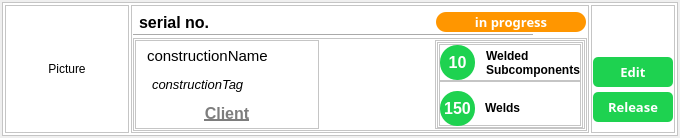
<?xml version="1.0" encoding="UTF-8"?>
<ui version="4.0">
 <class>Form</class>
 <widget class="QWidget" name="Form">
  <property name="geometry">
   <rect>
    <x>0</x>
    <y>0</y>
    <width>680</width>
    <height>138</height>
   </rect>
  </property>
  <property name="sizePolicy">
   <sizepolicy hsizetype="Minimum" vsizetype="Minimum">
    <horstretch>0</horstretch>
    <verstretch>0</verstretch>
   </sizepolicy>
  </property>
  <property name="minimumSize">
   <size>
    <width>680</width>
    <height>135</height>
   </size>
  </property>
  <property name="windowTitle">
   <string>Form</string>
  </property>
  <property name="styleSheet">
   <string notr="true">QFrame{
background-color: rgb(255, 255, 255);
}
#mainFrame::hover { 
	border-width: 3px;
 	 border-style: solid;
 	 border-color: rgb(30, 210, 80);
}

QPushButton{
	background-color: rgb(30, 210, 80);
	color: rgb(255, 255, 255);
	border-radius: 5px;
}
</string>
  </property>
  <layout class="QHBoxLayout" name="horizontalLayout">
   <property name="spacing">
    <number>2</number>
   </property>
   <property name="leftMargin">
    <number>2</number>
   </property>
   <property name="topMargin">
    <number>2</number>
   </property>
   <property name="rightMargin">
    <number>2</number>
   </property>
   <property name="bottomMargin">
    <number>2</number>
   </property>
   <item>
    <widget class="QFrame" name="mainFrame">
     <property name="frameShape">
      <enum>QFrame::StyledPanel</enum>
     </property>
     <property name="frameShadow">
      <enum>QFrame::Raised</enum>
     </property>
     <layout class="QHBoxLayout" name="horizontalLayout_2">
      <property name="spacing">
       <number>2</number>
      </property>
      <property name="leftMargin">
       <number>2</number>
      </property>
      <property name="topMargin">
       <number>2</number>
      </property>
      <property name="rightMargin">
       <number>2</number>
      </property>
      <property name="bottomMargin">
       <number>2</number>
      </property>
      <item alignment="Qt::AlignLeft">
       <widget class="QFrame" name="frame">
        <property name="frameShape">
         <enum>QFrame::StyledPanel</enum>
        </property>
        <property name="frameShadow">
         <enum>QFrame::Raised</enum>
        </property>
        <layout class="QVBoxLayout" name="verticalLayout">
         <property name="spacing">
          <number>1</number>
         </property>
         <property name="leftMargin">
          <number>1</number>
         </property>
         <property name="topMargin">
          <number>1</number>
         </property>
         <property name="rightMargin">
          <number>1</number>
         </property>
         <property name="bottomMargin">
          <number>1</number>
         </property>
         <item alignment="Qt::AlignHCenter|Qt::AlignVCenter">
          <widget class="QLabel" name="constructionPicture">
           <property name="minimumSize">
            <size>
             <width>120</width>
             <height>120</height>
            </size>
           </property>
           <property name="text">
            <string>Picture</string>
           </property>
           <property name="alignment">
            <set>Qt::AlignCenter</set>
           </property>
          </widget>
         </item>
        </layout>
       </widget>
      </item>
      <item>
       <widget class="QFrame" name="frame_10">
        <property name="minimumSize">
         <size>
          <width>300</width>
          <height>0</height>
         </size>
        </property>
        <property name="frameShape">
         <enum>QFrame::StyledPanel</enum>
        </property>
        <property name="frameShadow">
         <enum>QFrame::Raised</enum>
        </property>
        <layout class="QVBoxLayout" name="verticalLayout_5">
         <property name="spacing">
          <number>1</number>
         </property>
         <property name="leftMargin">
          <number>1</number>
         </property>
         <property name="topMargin">
          <number>1</number>
         </property>
         <property name="rightMargin">
          <number>1</number>
         </property>
         <property name="bottomMargin">
          <number>1</number>
         </property>
         <item>
          <widget class="QFrame" name="frame_11">
           <property name="frameShape">
            <enum>QFrame::NoFrame</enum>
           </property>
           <property name="frameShadow">
            <enum>QFrame::Plain</enum>
           </property>
           <property name="lineWidth">
            <number>1</number>
           </property>
           <property name="midLineWidth">
            <number>0</number>
           </property>
           <layout class="QHBoxLayout" name="horizontalLayout_7">
            <property name="leftMargin">
             <number>1</number>
            </property>
            <property name="topMargin">
             <number>5</number>
            </property>
            <property name="rightMargin">
             <number>1</number>
            </property>
            <property name="bottomMargin">
             <number>1</number>
            </property>
            <item>
             <widget class="QLabel" name="seriesSize">
              <property name="minimumSize">
               <size>
                <width>180</width>
                <height>20</height>
               </size>
              </property>
              <property name="font">
               <font>
                <family>MS Shell Dlg 2</family>
                <pointsize>12</pointsize>
                <weight>75</weight>
                <italic>false</italic>
                <bold>true</bold>
               </font>
              </property>
              <property name="styleSheet">
               <string notr="true">font: 75 bold 12pt &quot;MS Shell Dlg 2&quot;;</string>
              </property>
              <property name="text">
               <string>serial no.</string>
              </property>
              <property name="indent">
               <number>5</number>
              </property>
             </widget>
            </item>
            <item alignment="Qt::AlignRight">
             <widget class="QLabel" name="stateLbl">
              <property name="sizePolicy">
               <sizepolicy hsizetype="Minimum" vsizetype="Preferred">
                <horstretch>0</horstretch>
                <verstretch>0</verstretch>
               </sizepolicy>
              </property>
              <property name="minimumSize">
               <size>
                <width>150</width>
                <height>0</height>
               </size>
              </property>
              <property name="font">
               <font>
                <family>Microsoft YaHei</family>
                <pointsize>10</pointsize>
                <weight>75</weight>
                <bold>true</bold>
               </font>
              </property>
              <property name="styleSheet">
               <string notr="true">border-radius: 10px;
background-color: rgb(255, 150, 0);
color: rgb(255, 255, 255);</string>
              </property>
              <property name="text">
               <string>in progress</string>
              </property>
              <property name="alignment">
               <set>Qt::AlignCenter</set>
              </property>
              <property name="indent">
               <number>0</number>
              </property>
             </widget>
            </item>
           </layout>
          </widget>
         </item>
         <item>
          <widget class="Line" name="nameLine">
           <property name="maximumSize">
            <size>
             <width>400</width>
             <height>16777215</height>
            </size>
           </property>
           <property name="styleSheet">
            <string notr="true">color: rgb(30, 210, 80);</string>
           </property>
           <property name="frameShadow">
            <enum>QFrame::Sunken</enum>
           </property>
           <property name="lineWidth">
            <number>1</number>
           </property>
           <property name="orientation">
            <enum>Qt::Horizontal</enum>
           </property>
          </widget>
         </item>
         <item>
          <widget class="QFrame" name="frame_2">
           <property name="sizePolicy">
            <sizepolicy hsizetype="Expanding" vsizetype="Preferred">
             <horstretch>0</horstretch>
             <verstretch>0</verstretch>
            </sizepolicy>
           </property>
           <property name="frameShape">
            <enum>QFrame::StyledPanel</enum>
           </property>
           <property name="frameShadow">
            <enum>QFrame::Raised</enum>
           </property>
           <layout class="QHBoxLayout" name="horizontalLayout_3">
            <property name="spacing">
             <number>1</number>
            </property>
            <property name="leftMargin">
             <number>1</number>
            </property>
            <property name="topMargin">
             <number>1</number>
            </property>
            <property name="rightMargin">
             <number>1</number>
            </property>
            <property name="bottomMargin">
             <number>1</number>
            </property>
            <item>
             <widget class="QFrame" name="frame_4">
              <property name="frameShape">
               <enum>QFrame::StyledPanel</enum>
              </property>
              <property name="frameShadow">
               <enum>QFrame::Raised</enum>
              </property>
              <layout class="QVBoxLayout" name="verticalLayout_2">
               <property name="spacing">
                <number>1</number>
               </property>
               <property name="leftMargin">
                <number>1</number>
               </property>
               <property name="topMargin">
                <number>1</number>
               </property>
               <property name="rightMargin">
                <number>1</number>
               </property>
               <property name="bottomMargin">
                <number>1</number>
               </property>
               <item>
                <widget class="QLabel" name="constructionName">
                 <property name="sizePolicy">
                  <sizepolicy hsizetype="Expanding" vsizetype="Preferred">
                   <horstretch>0</horstretch>
                   <verstretch>0</verstretch>
                  </sizepolicy>
                 </property>
                 <property name="minimumSize">
                  <size>
                   <width>180</width>
                   <height>20</height>
                  </size>
                 </property>
                 <property name="font">
                  <font>
                   <pointsize>11</pointsize>
                   <weight>50</weight>
                   <bold>false</bold>
                  </font>
                 </property>
                 <property name="text">
                  <string>constructionName</string>
                 </property>
                 <property name="indent">
                  <number>10</number>
                 </property>
                </widget>
               </item>
               <item>
                <widget class="QLabel" name="constructionTag">
                 <property name="minimumSize">
                  <size>
                   <width>180</width>
                   <height>20</height>
                  </size>
                 </property>
                 <property name="font">
                  <font>
                   <pointsize>10</pointsize>
                   <italic>true</italic>
                  </font>
                 </property>
                 <property name="text">
                  <string>constructionTag</string>
                 </property>
                 <property name="indent">
                  <number>15</number>
                 </property>
                </widget>
               </item>
               <item>
                <widget class="QLabel" name="clientLbl">
                 <property name="font">
                  <font>
                   <pointsize>12</pointsize>
                   <weight>75</weight>
                   <bold>true</bold>
                   <underline>true</underline>
                  </font>
                 </property>
                 <property name="styleSheet">
                  <string notr="true">color: rgb(125, 125, 125);</string>
                 </property>
                 <property name="text">
                  <string>Client</string>
                 </property>
                 <property name="textFormat">
                  <enum>Qt::AutoText</enum>
                 </property>
                 <property name="alignment">
                  <set>Qt::AlignCenter</set>
                 </property>
                 <property name="indent">
                  <number>5</number>
                 </property>
                </widget>
               </item>
              </layout>
             </widget>
            </item>
            <item>
             <spacer name="horizontalSpacer">
              <property name="orientation">
               <enum>Qt::Horizontal</enum>
              </property>
              <property name="sizeHint" stdset="0">
               <size>
                <width>40</width>
                <height>20</height>
               </size>
              </property>
             </spacer>
            </item>
            <item>
             <widget class="QFrame" name="frame_5">
              <property name="sizePolicy">
               <sizepolicy hsizetype="Expanding" vsizetype="Expanding">
                <horstretch>0</horstretch>
                <verstretch>0</verstretch>
               </sizepolicy>
              </property>
              <property name="frameShape">
               <enum>QFrame::StyledPanel</enum>
              </property>
              <property name="frameShadow">
               <enum>QFrame::Raised</enum>
              </property>
              <layout class="QHBoxLayout" name="horizontalLayout_4">
               <property name="spacing">
                <number>20</number>
               </property>
               <property name="leftMargin">
                <number>1</number>
               </property>
               <property name="topMargin">
                <number>1</number>
               </property>
               <property name="rightMargin">
                <number>1</number>
               </property>
               <property name="bottomMargin">
                <number>0</number>
               </property>
               <item>
                <widget class="QFrame" name="frame_6">
                 <property name="frameShape">
                  <enum>QFrame::StyledPanel</enum>
                 </property>
                 <property name="frameShadow">
                  <enum>QFrame::Raised</enum>
                 </property>
                 <layout class="QVBoxLayout" name="verticalLayout_4">
                  <property name="spacing">
                   <number>0</number>
                  </property>
                  <property name="leftMargin">
                   <number>1</number>
                  </property>
                  <property name="topMargin">
                   <number>1</number>
                  </property>
                  <property name="rightMargin">
                   <number>1</number>
                  </property>
                  <property name="bottomMargin">
                   <number>1</number>
                  </property>
                  <item>
                   <widget class="QFrame" name="frame_8">
                    <property name="frameShape">
                     <enum>QFrame::StyledPanel</enum>
                    </property>
                    <property name="frameShadow">
                     <enum>QFrame::Raised</enum>
                    </property>
                    <layout class="QHBoxLayout" name="horizontalLayout_5">
                     <property name="spacing">
                      <number>6</number>
                     </property>
                     <property name="leftMargin">
                      <number>0</number>
                     </property>
                     <property name="topMargin">
                      <number>0</number>
                     </property>
                     <property name="rightMargin">
                      <number>0</number>
                     </property>
                     <property name="bottomMargin">
                      <number>0</number>
                     </property>
                     <item>
                      <widget class="QLabel" name="subsAmountLbl">
                       <property name="sizePolicy">
                        <sizepolicy hsizetype="Fixed" vsizetype="Preferred">
                         <horstretch>0</horstretch>
                         <verstretch>0</verstretch>
                        </sizepolicy>
                       </property>
                       <property name="minimumSize">
                        <size>
                         <width>35</width>
                         <height>35</height>
                        </size>
                       </property>
                       <property name="sizeIncrement">
                        <size>
                         <width>0</width>
                         <height>0</height>
                        </size>
                       </property>
                       <property name="font">
                        <font>
                         <pointsize>12</pointsize>
                         <weight>75</weight>
                         <italic>false</italic>
                         <bold>true</bold>
                        </font>
                       </property>
                       <property name="styleSheet">
                        <string notr="true">border-radius: 17px;
background-color: rgb(30, 210, 80);
color: rgb(255, 255, 255);</string>
                       </property>
                       <property name="text">
                        <string>10</string>
                       </property>
                       <property name="scaledContents">
                        <bool>true</bool>
                       </property>
                       <property name="alignment">
                        <set>Qt::AlignCenter</set>
                       </property>
                      </widget>
                     </item>
                     <item>
                      <widget class="QLabel" name="label_3">
                       <property name="sizePolicy">
                        <sizepolicy hsizetype="Preferred" vsizetype="Preferred">
                         <horstretch>0</horstretch>
                         <verstretch>0</verstretch>
                        </sizepolicy>
                       </property>
                       <property name="font">
                        <font>
                         <pointsize>9</pointsize>
                         <weight>75</weight>
                         <italic>false</italic>
                         <bold>true</bold>
                        </font>
                       </property>
                       <property name="text">
                        <string>Welded 
Subcomponents</string>
                       </property>
                       <property name="indent">
                        <number>5</number>
                       </property>
                      </widget>
                     </item>
                    </layout>
                   </widget>
                  </item>
                  <item>
                   <widget class="QFrame" name="frame_9">
                    <property name="frameShape">
                     <enum>QFrame::StyledPanel</enum>
                    </property>
                    <property name="frameShadow">
                     <enum>QFrame::Raised</enum>
                    </property>
                    <layout class="QHBoxLayout" name="horizontalLayout_6">
                     <property name="spacing">
                      <number>5</number>
                     </property>
                     <property name="leftMargin">
                      <number>0</number>
                     </property>
                     <property name="rightMargin">
                      <number>0</number>
                     </property>
                     <property name="bottomMargin">
                      <number>0</number>
                     </property>
                     <item>
                      <widget class="QLabel" name="weldsAmountLbl">
                       <property name="sizePolicy">
                        <sizepolicy hsizetype="Fixed" vsizetype="Preferred">
                         <horstretch>0</horstretch>
                         <verstretch>0</verstretch>
                        </sizepolicy>
                       </property>
                       <property name="minimumSize">
                        <size>
                         <width>35</width>
                         <height>35</height>
                        </size>
                       </property>
                       <property name="font">
                        <font>
                         <pointsize>12</pointsize>
                         <weight>75</weight>
                         <italic>false</italic>
                         <bold>true</bold>
                        </font>
                       </property>
                       <property name="styleSheet">
                        <string notr="true">border-radius: 17px;
background-color: rgb(30, 210, 80);
color: rgb(255, 255, 255);</string>
                       </property>
                       <property name="text">
                        <string>150</string>
                       </property>
                       <property name="scaledContents">
                        <bool>true</bool>
                       </property>
                       <property name="alignment">
                        <set>Qt::AlignCenter</set>
                       </property>
                      </widget>
                     </item>
                     <item>
                      <widget class="QLabel" name="label_5">
                       <property name="sizePolicy">
                        <sizepolicy hsizetype="Preferred" vsizetype="Preferred">
                         <horstretch>0</horstretch>
                         <verstretch>0</verstretch>
                        </sizepolicy>
                       </property>
                       <property name="font">
                        <font>
                         <pointsize>9</pointsize>
                         <weight>75</weight>
                         <italic>false</italic>
                         <bold>true</bold>
                        </font>
                       </property>
                       <property name="text">
                        <string>Welds</string>
                       </property>
                       <property name="indent">
                        <number>5</number>
                       </property>
                      </widget>
                     </item>
                    </layout>
                   </widget>
                  </item>
                 </layout>
                </widget>
               </item>
              </layout>
             </widget>
            </item>
           </layout>
          </widget>
         </item>
        </layout>
       </widget>
      </item>
      <item>
       <widget class="QFrame" name="frame_3">
        <property name="frameShape">
         <enum>QFrame::StyledPanel</enum>
        </property>
        <property name="frameShadow">
         <enum>QFrame::Raised</enum>
        </property>
        <layout class="QVBoxLayout" name="verticalLayout_3">
         <property name="spacing">
          <number>5</number>
         </property>
         <property name="leftMargin">
          <number>1</number>
         </property>
         <property name="topMargin">
          <number>10</number>
         </property>
         <property name="rightMargin">
          <number>1</number>
         </property>
         <property name="bottomMargin">
          <number>10</number>
         </property>
         <item>
          <spacer name="verticalSpacer_3">
           <property name="orientation">
            <enum>Qt::Vertical</enum>
           </property>
           <property name="sizeHint" stdset="0">
            <size>
             <width>20</width>
             <height>40</height>
            </size>
           </property>
          </spacer>
         </item>
         <item>
          <widget class="QPushButton" name="pushButton">
           <property name="minimumSize">
            <size>
             <width>80</width>
             <height>30</height>
            </size>
           </property>
           <property name="font">
            <font>
             <family>Microsoft YaHei</family>
             <pointsize>10</pointsize>
             <weight>75</weight>
             <bold>true</bold>
            </font>
           </property>
           <property name="text">
            <string>Edit</string>
           </property>
           <property name="icon">
            <iconset resource="../resources.qrc">
             <normaloff>:/Icons/Icons/edit.svg</normaloff>:/Icons/Icons/edit.svg</iconset>
           </property>
          </widget>
         </item>
         <item>
          <widget class="QPushButton" name="releaseConstructionBtn">
           <property name="sizePolicy">
            <sizepolicy hsizetype="Maximum" vsizetype="Fixed">
             <horstretch>0</horstretch>
             <verstretch>0</verstretch>
            </sizepolicy>
           </property>
           <property name="minimumSize">
            <size>
             <width>80</width>
             <height>30</height>
            </size>
           </property>
           <property name="font">
            <font>
             <family>Microsoft YaHei</family>
             <pointsize>10</pointsize>
             <weight>75</weight>
             <bold>true</bold>
            </font>
           </property>
           <property name="text">
            <string>Release</string>
           </property>
           <property name="icon">
            <iconset resource="../resources.qrc">
             <normaloff>:/Icons/Icons/external-link.svg</normaloff>:/Icons/Icons/external-link.svg</iconset>
           </property>
           <property name="iconSize">
            <size>
             <width>16</width>
             <height>16</height>
            </size>
           </property>
          </widget>
         </item>
        </layout>
       </widget>
      </item>
     </layout>
    </widget>
   </item>
  </layout>
 </widget>
 <resources>
  <include location="../resources.qrc"/>
 </resources>
 <connections/>
</ui>
